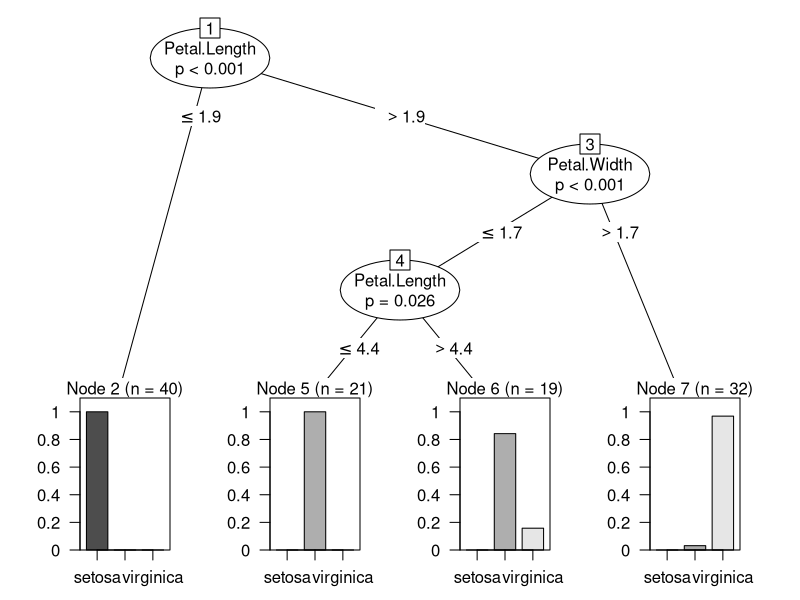
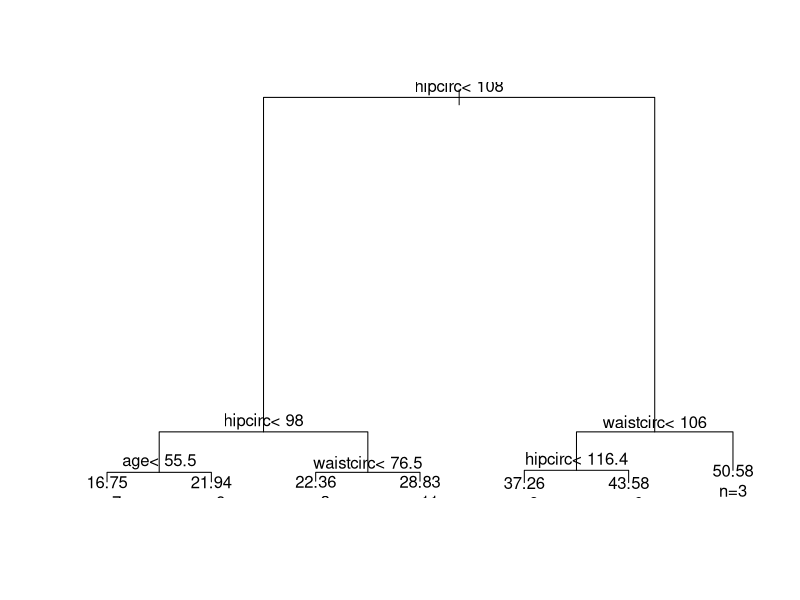
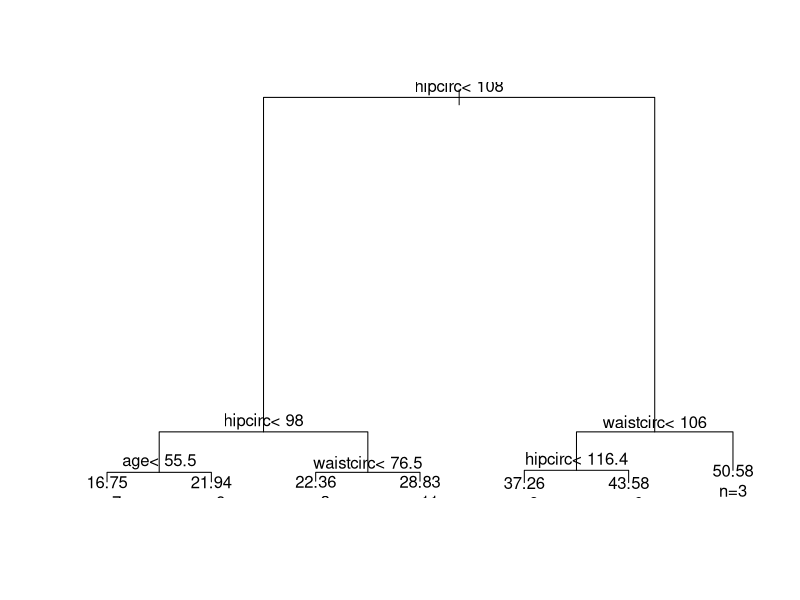
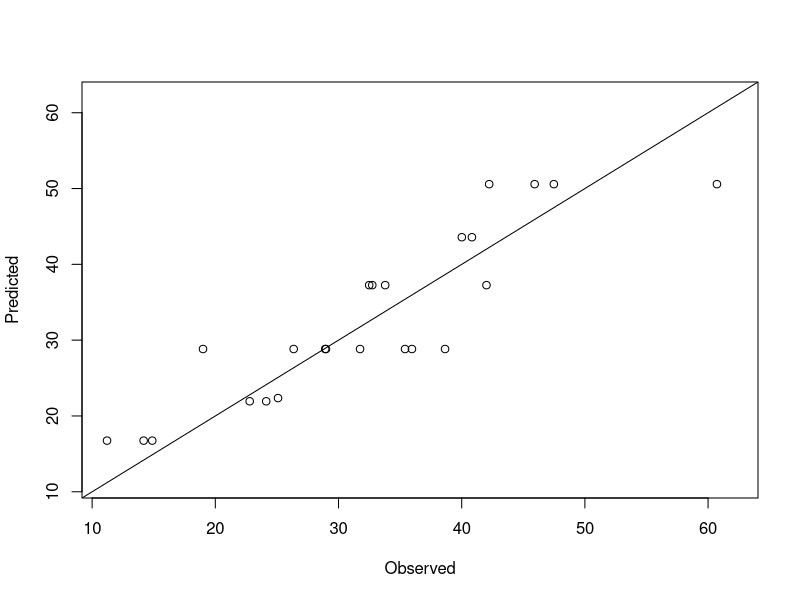
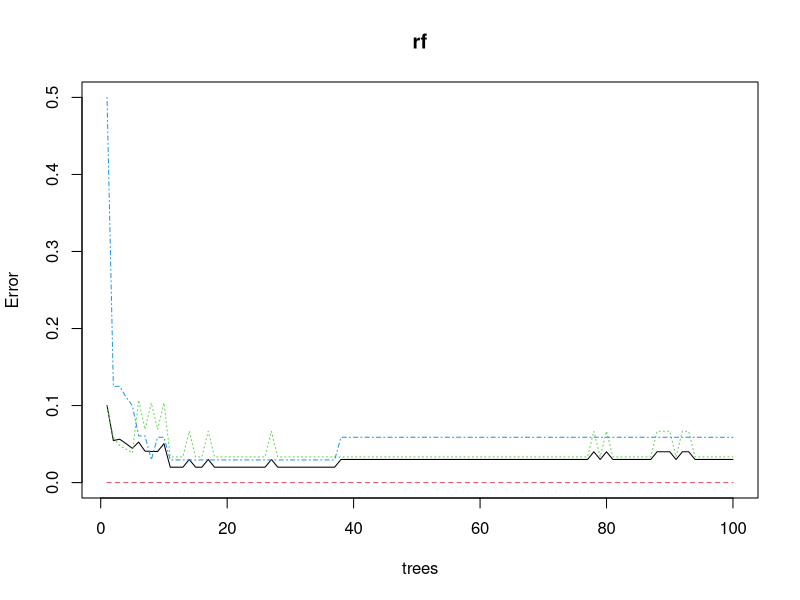
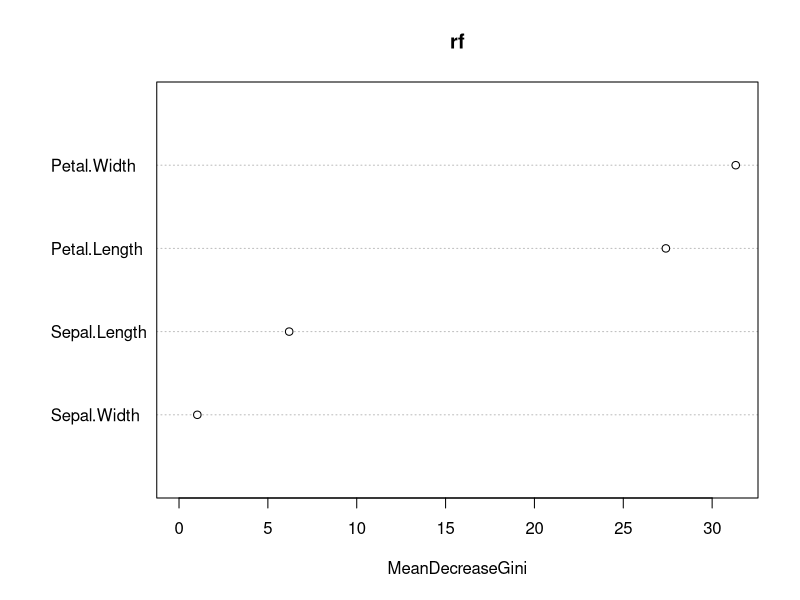
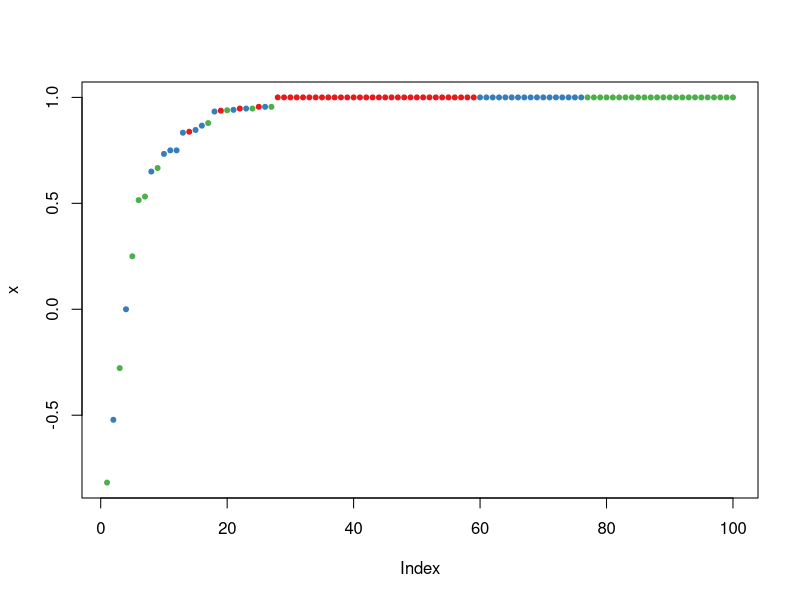

Source code (R) for these figures, in order:
dim(iris)
str(iris)

#CASE 1: training and predicting using a decision tree

#split the data into two sets
set.seed(1234)
ind <- sample(2, nrow(iris), replace=TRUE, prob=c(0.7, 0.3))
trainData <- iris[ind==1,]
testData <- iris[ind==2,]

#build a decision tree and use it to predict
library(party)
myFormula <- Species ~ Sepal.Length + Sepal.Width + Petal.Length + Petal.Width
iris_ctree <- ctree(myFormula, data=trainData, controls = ctree_control(maxdepth = 3))

#check the prediction
table(predict(iris_ctree), trainData$Species)

#plot the tree
plot(iris_ctree)

# predict on test data
testPred <- predict(iris_ctree, newdata = testData)
table(testPred, testData$Species)

#CASE 2: training a decision tree, pruning the tree based on
#prediction error, making a prediction from the pruned tree

#load the body fat data
data("bodyfat", package="TH.data")
dim(bodyfat)

#split into training and test subsets, and a decision tree is built 
#on the training data
ind <- sample(2, nrow(bodyfat), replace=TRUE, prob=c(0.7, 0.3))
bodyfat.train <- bodyfat[ind==1,]
bodyfat.test <- bodyfat[ind==2,]

# train a decision tree
library(rpart)
myFormula <- DEXfat ~ age + waistcirc + hipcirc + elbowbreadth + kneebreadth
bodyfat_rpart <- rpart(myFormula, data = bodyfat.train,
                       control = rpart.control(minsplit = 10))

#print the complexity parameter table
print(bodyfat_rpart$cptable)

#plot the tree
plot(bodyfat_rpart)
text(bodyfat_rpart, use.n=T)

#select the tree with the minimum prediction error
opt <- which.min(bodyfat_rpart$cptable[,"xerror"])
cp <- bodyfat_rpart$cptable[opt, "CP"]
bodyfat_prune <- prune(bodyfat_rpart, cp = cp)

#plot the pruned tree
plot(bodyfat_prune)
text(bodyfat_prune, use.n=T)

#use the pruned tree to make predictions
DEXfat_pred <- predict(bodyfat_prune, newdata=bodyfat.test)
xlim <- range(bodyfat$DEXfat)

#plot the predictions
plot(DEXfat_pred ~ DEXfat, data=bodyfat.test, xlab="Observed",
     ylab="Predicted", ylim=xlim, xlim=xlim)
abline(a=0, b=1)


#CASE 3: random forest

#create the test and training set
ind <- sample(2, nrow(iris), replace=TRUE, prob=c(0.7, 0.3))
trainData <- iris[ind==1,]
testData <- iris[ind==2,]

#train a random forest
library(randomForest)
rf <- randomForest(Species ~ ., data=trainData, ntree=100, proximity=TRUE)
table(predict(rf), trainData$Species)

#display the random forest
plot(rf)
importance(rf)
varImpPlot(rf)

#use the random forest to make predictions
irisPred <- predict(rf, newdata=testData)
table(irisPred, testData$Species)

#plot the predictions
plot(margin(rf, testData$Species))
